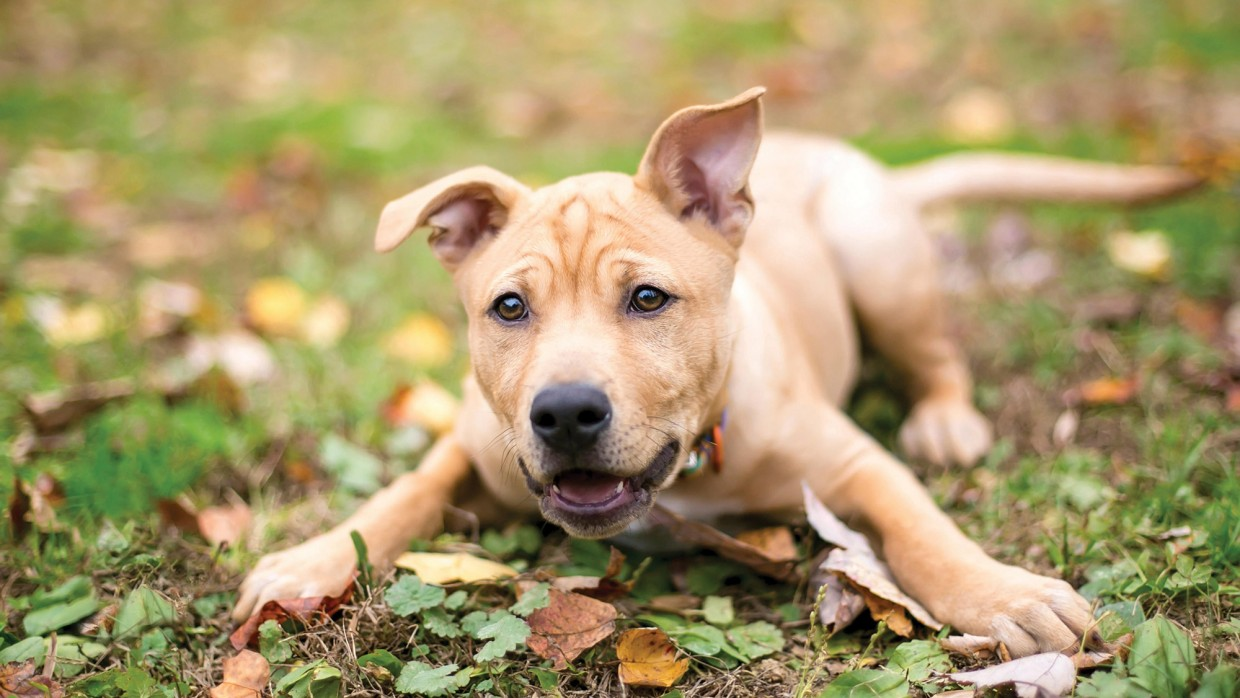
#> input picture Python/Udemy/Deep_Learning_Prerequisites/puppy.jpg, 1240 x 698 px
$ jupyter execute --allow-errors 'Deep Learning Prerequisites.ipynb'   (shell and % lines are left out)
#> lines starting #> are read from the running program, lines starting #| are printed output that depends on the picture
[cell 1]
L = [[1,2],[3,4]]

[cell 2]
L

[cell 3]
L[0]

[cell 4]
L[0][1]

#> (a cell that did not finish here is left out)

[cell 6]
import numpy as np

[cell 7]
A = np.array([[1,2],[3,4]])

[cell 8]
A

[cell 9]
A[0]

[cell 10]
A[0][1]

[cell 11]
A[:,0]

[cell 12]
A.T

#> (a cell that did not finish here is left out)

[cell 14]
np.exp(A)

[cell 15]
np.exp(L)

[cell 16]
# numpy treats lists as numpy array above

[cell 17]
# matrix mult
B = np.array([[1,2,3],[4,5,6]])
B

[cell 18]
A.dot(B)

[cell 19]
# * = element wise
# dot function = dot product

#> (a cell that did not finish here is left out)

[cell 21]
A.dot(B)

[cell 22]
np.linalg.det(A)

[cell 23]
np.linalg.inv(A)

[cell 24]
np.linalg.inv(A).dot(A)

[cell 25]
# Computation not exact

[cell 26]
np.trace(A)

[cell 27]
np.diag(A)

[cell 28]
np.diag([1,4])

[cell 29]
# np.diag overloaded, returns matrix

[cell 30]
np.linalg.eig(A)

[cell 31]
# first: eigenvalues, second: eigenvectors

[cell 32]
Lam, V = np.linalg.eig(A)

[cell 33]
V[:,0] * Lam[0] == A @ V[:,0]

[cell 34]
V[:,0] * Lam[0], A @ V[:,0]

[cell 35]
np.allclose(V[:,0] * Lam[0], A @ V[:,0])

[cell 36]
np.allclose(V @ np.diag(Lam), A @ V)

[cell 37]
# TODO: Review matrices

[cell 38]
# linear systems: use np.linalg.solve(A, b)
#                 do not use np.linalg.inv(A).dot(b)

[cell 39]
A = np.array([[1,1],[1.5,4]])
b = np.array([2200, 5050])

[cell 40]
np.linalg.solve(A, b)

[cell 41]
np.linalg.inv(A).dot(b)

[cell 42]
# @ = matrix multiplication

[cell 43]
np.zeros((2,3))

[cell 44]
np.ones((2,3))

[cell 45]
10 * np.ones((2,3))

[cell 46]
np.eye(3)

[cell 47]
# ^ 3x3 identity matrix

[cell 48]
# random number generation
np.random.random()

[cell 49]
np.random.random((2,3))

[cell 50]
10 * np.random.random((2,3))

[cell 51]
10 * np.random.random((2,3)) + 1

[cell 52]
# Standard normal distribution; Note: NO TUPLE, just args
np.random.randn(2,3)

[cell 53]
R = np.random.randn(10000)

[cell 54]
R.mean()

[cell 55]
np.mean(R)

[cell 56]
R.var()

[cell 57]
R.std()

[cell 58]
R = np.random.randn(10000,3)

[cell 59]
R.mean(axis=0)

[cell 60]
R.mean(axis=1)

[cell 61]
R.mean(axis=1).shape

[cell 62]
np.cov(R)

[cell 63]
np.cov(R).shape

[cell 64]
# cov treats each column as an observation

[cell 65]
np.cov(R.T)

[cell 66]
np.cov(R, rowvar=False)

[cell 67]
np.random.randint(10, 30)

[cell 68]
# lower bound = inclusive, upper bound = exclusive

[cell 69]
np.random.randint(0,10, size=(3,3))

[cell 70]
# uniform dist
np.random.choice(10, size=(3,3))

[cell 71]
# matplotlib section

[cell 72]
import matplotlib.pyplot as plt

[cell 73]
x = np.linspace(0,20,1000)

[cell 74]
y = np.sin(x) + 0.2 * x

[cell 75]
plt.plot(x,y)
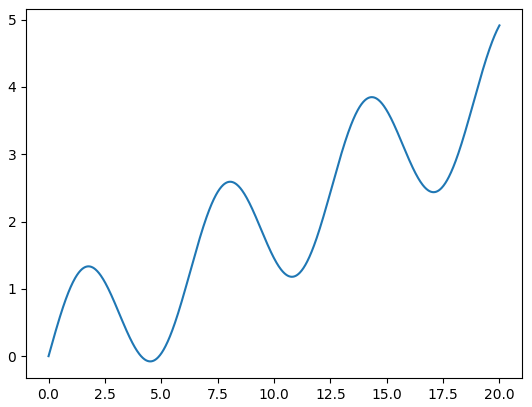
#> figure drawn by matplotlib, 1 panel; curve peaks at x = 20, y = 4.91

[cell 76]
# must do this outside notebook
plt.plot(x,y)
plt.show()

[cell 77]
plt.plot(x,y)
plt.xlabel('input')
plt.ylabel('output')
plt.title('my plot'); # use ; to suppress unwanted text output
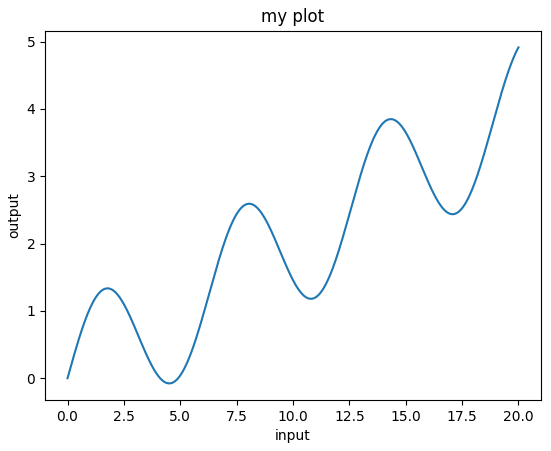
#> figure drawn by matplotlib, 1 panel; curve peaks at x = 20, y = 4.91

[cell 78]
x = np.random.randn(100,2)
plt.scatter(x[:,0], x[: ,1]) # first refers to first column of x, second refers to second column of x
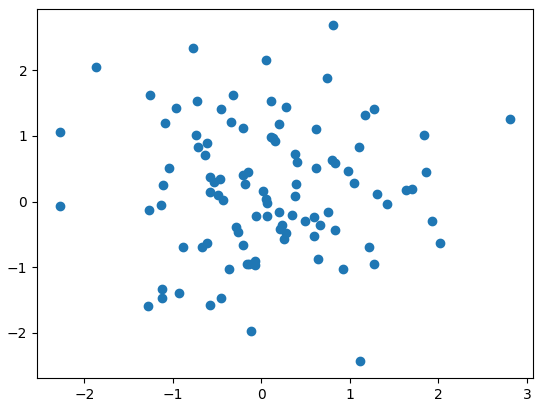
#> figure drawn by matplotlib, 1 panel

[cell 79]
x

[cell 80]
x = np.random.randn(200, 2)
x[:50] += 3 # center around 3
y = np.zeros(200)
y[:50] = 1
plt.scatter(x[:,0], x[:,1], c=y);
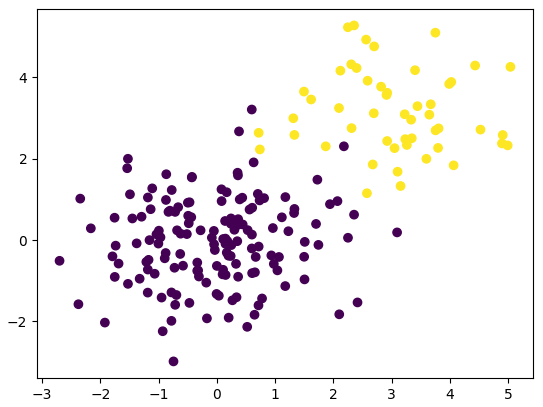
#> figure drawn by matplotlib, 1 panel

[cell 81]
x[:50]

[cell 82]
x = np.random.randn(10000)
plt.hist(x);
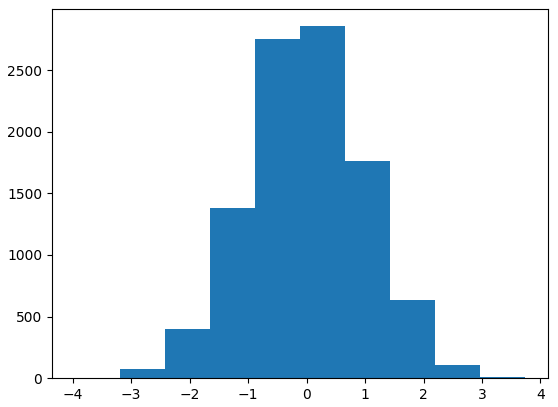
#> figure drawn by matplotlib, 1 panel; tallest bar 2856 high, from x = -0.113 to 0.659

[cell 83]
plt.hist(x, bins=50);
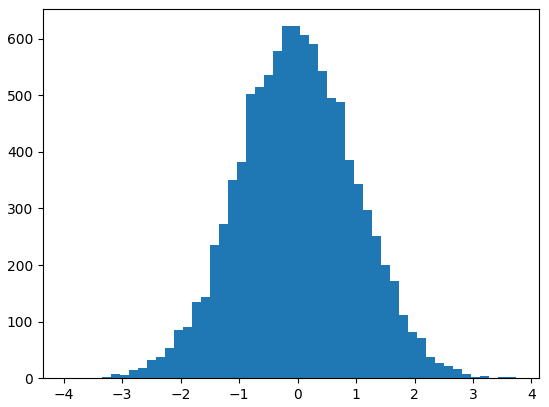
#> figure drawn by matplotlib, 1 panel

[cell 84]
plt.hist(x, bins=100);
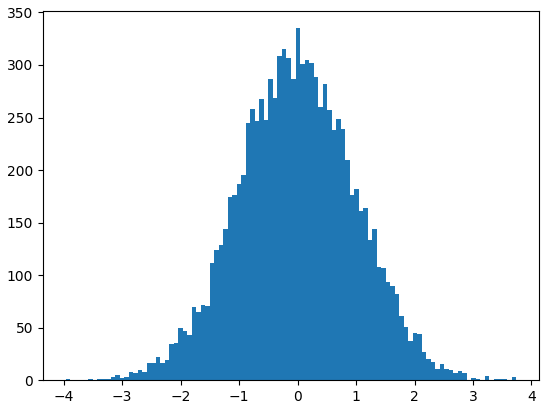
#> figure drawn by matplotlib, 1 panel; tallest bar 335 high, from x = -0.0354 to 0.0417

[cell 85]
x = np.random.random(10000)
plt.hist(x, bins=50);
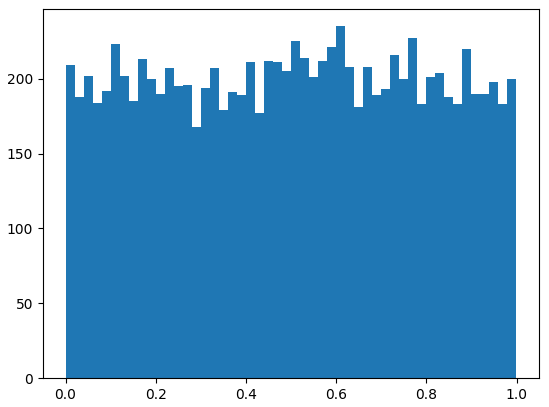
#> figure drawn by matplotlib, 1 panel; tallest bar 235 high, from x = 0.6 to 0.62

[cell 86]
from PIL import Image

[cell 87]
im = Image.open('puppy.jpg')
#> im is the input picture: PIL image 1240x698 RGB; mean R, G, B 168.5, 151.9, 107.5

[cell 88]
im

[cell 89]
type(im)

[cell 90]
arr = np.array(im)

[cell 91]
arr

[cell 92]
arr.shape
#> Out = (698, 1240, 3)

[cell 93]
# (698, 1240, 3) = (height, width, dimension)

[cell 94]
plt.imshow(arr)

[cell 95]
plt.imshow(im);

[cell 96]
gray = arr.mean(axis=2)
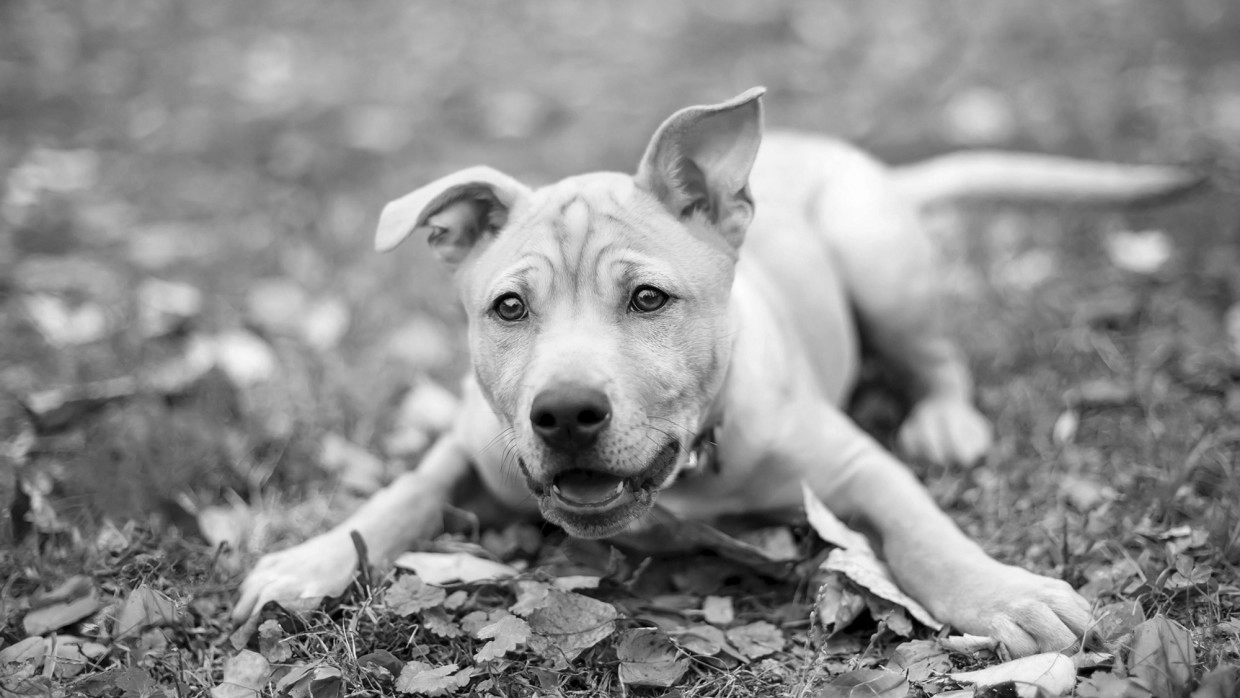
#> gray: shape (698, 1240) float64; min 0, max 254.3, mean 142.7

[cell 97]
gray.shape
#> Out = (698, 1240)
